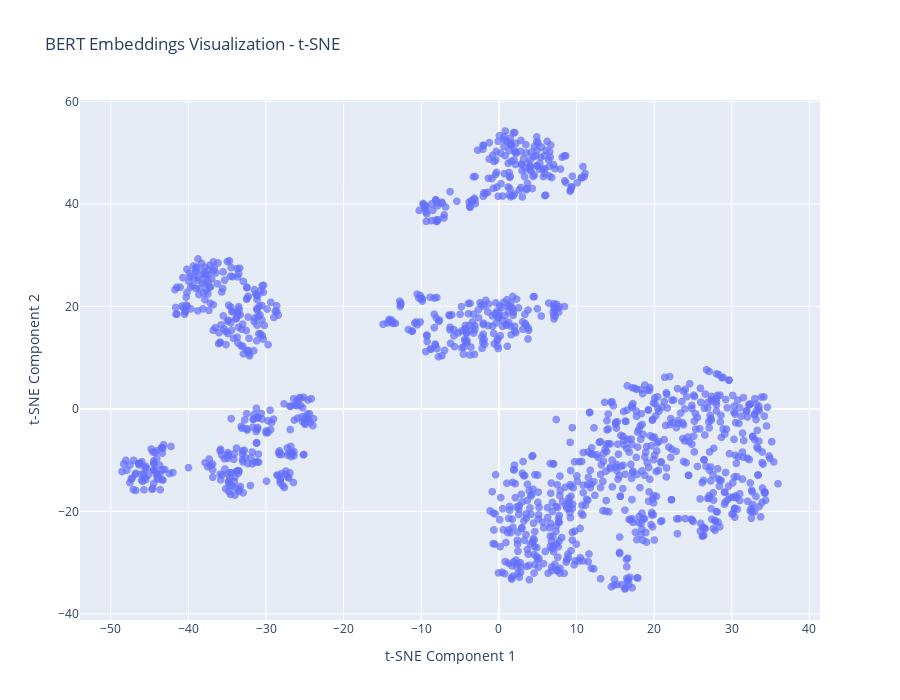

Notebook cell for this chart:
### Code cell
# Visualization 1: t-SNE
fig_tsne = px.scatter(
    df_viz, 
    x='tsne_x', 
    y='tsne_y',
    color='model_name' if 'model_name' in df_viz.columns else None,
    hover_data=['hover_text'],
    title='BERT Embeddings Visualization - t-SNE',
    labels={'tsne_x': 't-SNE Component 1', 'tsne_y': 't-SNE Component 2'},
    width=900,
    height=700
)
fig_tsne.update_traces(marker=dict(size=8, opacity=0.7))
fig_tsne.show()

### Figure 1 — Plotly figure (JSON) as saved in the notebook; plotly's stock layout.template omitted (floating-point values rounded to 4 significant figures; data arrays with more than 128 entries replaced by an {"elided": "..."} marker saying what was removed)
{"data": [{"customdata": {"elided": "1350x1 str values"}, "hovertemplate": "t-SNE Component 1=%{x}<br>t-SNE Component 2=%{y}<br>hover_text=%{customdata[0]}<extra></extra>", "legendgroup": "", "marker": {"color": "#636efa", "opacity": 0.7, "size": 8, "symbol": "circle"}, "mode": "markers", "name": "", "showlegend": false, "type": "scattergl", "x": {"elided": "1350 float values"}, "xaxis": "x", "y": {"elided": "1350 float values"}, "yaxis": "y"}], "layout": {"height": 700, "legend": {"tracegroupgap": 0}, "title": {"text": "BERT Embeddings Visualization - t-SNE"}, "width": 900, "xaxis": {"anchor": "y", "domain": [0, 1], "title": {"text": "t-SNE Component 1"}}, "yaxis": {"anchor": "x", "domain": [0, 1], "title": {"text": "t-SNE Component 2"}}}}
